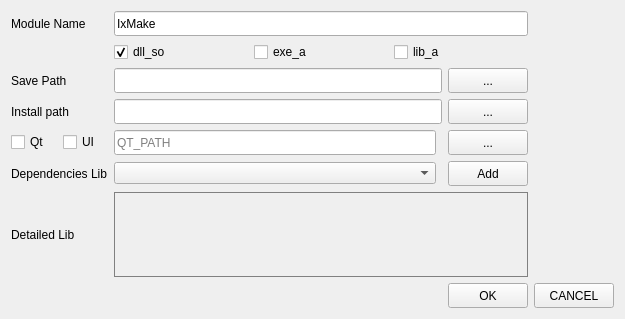
<?xml version="1.0" encoding="UTF-8"?>
<ui version="4.0">
 <class>CMakeProjectClass</class>
 <widget class="QWidget" name="CMakeProjectClass">
  <property name="geometry">
   <rect>
    <x>0</x>
    <y>0</y>
    <width>625</width>
    <height>319</height>
   </rect>
  </property>
  <property name="windowTitle">
   <string>CMakeProject</string>
  </property>
  <layout class="QGridLayout" name="gridLayout">
   <item row="9" column="2" colspan="3">
    <widget class="QWidget" name="LibFrameWidget" native="true">
     <property name="styleSheet">
      <string notr="true">	#LibFrameWidget
	{
		border:1px solid #808080
	}</string>
     </property>
    </widget>
   </item>
   <item row="4" column="2">
    <widget class="QLineEdit" name="QtPathEdit">
     <property name="minimumSize">
      <size>
       <width>0</width>
       <height>25</height>
      </size>
     </property>
     <property name="placeholderText">
      <string>QT_PATH</string>
     </property>
    </widget>
   </item>
   <item row="2" column="2" colspan="2">
    <widget class="QLineEdit" name="SavePathEdit">
     <property name="minimumSize">
      <size>
       <width>0</width>
       <height>25</height>
      </size>
     </property>
    </widget>
   </item>
   <item row="3" column="2" colspan="2">
    <widget class="QLineEdit" name="InstallPathEdit">
     <property name="minimumSize">
      <size>
       <width>0</width>
       <height>25</height>
      </size>
     </property>
    </widget>
   </item>
   <item row="2" column="4">
    <widget class="QPushButton" name="SavePathBtn">
     <property name="minimumSize">
      <size>
       <width>0</width>
       <height>25</height>
      </size>
     </property>
     <property name="maximumSize">
      <size>
       <width>80</width>
       <height>16777215</height>
      </size>
     </property>
     <property name="text">
      <string>...</string>
     </property>
    </widget>
   </item>
   <item row="4" column="0">
    <widget class="QCheckBox" name="QtBox">
     <property name="text">
      <string>Qt</string>
     </property>
    </widget>
   </item>
   <item row="9" column="0" colspan="2">
    <widget class="QLabel" name="label_4">
     <property name="text">
      <string>Detailed Lib</string>
     </property>
    </widget>
   </item>
   <item row="6" column="2">
    <widget class="QComboBox" name="LibCombbox">
     <property name="minimumSize">
      <size>
       <width>25</width>
       <height>0</height>
      </size>
     </property>
    </widget>
   </item>
   <item row="4" column="1">
    <widget class="QCheckBox" name="UIBox">
     <property name="text">
      <string>UI</string>
     </property>
    </widget>
   </item>
   <item row="10" column="5">
    <widget class="QPushButton" name="CancelBtn">
     <property name="minimumSize">
      <size>
       <width>0</width>
       <height>25</height>
      </size>
     </property>
     <property name="maximumSize">
      <size>
       <width>80</width>
       <height>16777215</height>
      </size>
     </property>
     <property name="text">
      <string>CANCEL</string>
     </property>
    </widget>
   </item>
   <item row="6" column="4">
    <widget class="QPushButton" name="LibAddBtn">
     <property name="minimumSize">
      <size>
       <width>0</width>
       <height>25</height>
      </size>
     </property>
     <property name="maximumSize">
      <size>
       <width>80</width>
       <height>16777215</height>
      </size>
     </property>
     <property name="text">
      <string>Add</string>
     </property>
    </widget>
   </item>
   <item row="10" column="4">
    <widget class="QPushButton" name="OKBtn">
     <property name="minimumSize">
      <size>
       <width>0</width>
       <height>25</height>
      </size>
     </property>
     <property name="maximumSize">
      <size>
       <width>80</width>
       <height>16777215</height>
      </size>
     </property>
     <property name="text">
      <string>OK</string>
     </property>
    </widget>
   </item>
   <item row="0" column="0" colspan="2">
    <widget class="QLabel" name="label">
     <property name="text">
      <string>Module Name</string>
     </property>
    </widget>
   </item>
   <item row="6" column="0" colspan="2">
    <widget class="QLabel" name="label_3">
     <property name="text">
      <string>Dependencies Lib</string>
     </property>
    </widget>
   </item>
   <item row="4" column="4">
    <widget class="QPushButton" name="QtPathBtn">
     <property name="minimumSize">
      <size>
       <width>0</width>
       <height>25</height>
      </size>
     </property>
     <property name="maximumSize">
      <size>
       <width>80</width>
       <height>16777215</height>
      </size>
     </property>
     <property name="text">
      <string>...</string>
     </property>
    </widget>
   </item>
   <item row="2" column="0" colspan="2">
    <widget class="QLabel" name="label_2">
     <property name="text">
      <string>Save Path</string>
     </property>
    </widget>
   </item>
   <item row="3" column="4">
    <widget class="QPushButton" name="InstallPathBtn">
     <property name="minimumSize">
      <size>
       <width>0</width>
       <height>25</height>
      </size>
     </property>
     <property name="maximumSize">
      <size>
       <width>80</width>
       <height>16777215</height>
      </size>
     </property>
     <property name="text">
      <string>...</string>
     </property>
    </widget>
   </item>
   <item row="3" column="0" colspan="2">
    <widget class="QLabel" name="label_5">
     <property name="text">
      <string>Install path</string>
     </property>
    </widget>
   </item>
   <item row="0" column="2" colspan="3">
    <widget class="QLineEdit" name="ModuleNameEdit">
     <property name="minimumSize">
      <size>
       <width>0</width>
       <height>25</height>
      </size>
     </property>
     <property name="text">
      <string>IxMake</string>
     </property>
    </widget>
   </item>
   <item row="1" column="2" colspan="3">
    <layout class="QHBoxLayout" name="horizontalLayout">
     <item>
      <widget class="QCheckBox" name="DllCheckBox">
       <property name="text">
        <string>dll_so</string>
       </property>
       <property name="checked">
        <bool>true</bool>
       </property>
      </widget>
     </item>
     <item>
      <widget class="QCheckBox" name="ExeCheckBox">
       <property name="text">
        <string>exe_a</string>
       </property>
      </widget>
     </item>
     <item>
      <widget class="QCheckBox" name="LibCheckBox">
       <property name="text">
        <string>lib_a</string>
       </property>
      </widget>
     </item>
    </layout>
   </item>
  </layout>
 </widget>
 <layoutdefault spacing="6" margin="11"/>
 <resources>
  <include location="MakeProject.qrc"/>
 </resources>
 <connections/>
</ui>
